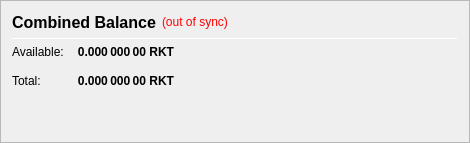
                   <widget class="QFrame" name="frame_CombinedBalances">
                    <property name="minimumSize">
                     <size>
                      <width>470</width>
                      <height>0</height>
                     </size>
                    </property>
                    <property name="frameShape">
                     <enum>QFrame::StyledPanel</enum>
                    </property>
                    <property name="frameShadow">
                     <enum>QFrame::Raised</enum>
                    </property>
                    <layout class="QVBoxLayout" name="verticalLayout_5">
                     <item>
                      <layout class="QHBoxLayout" name="horizontalLayout_5" stretch="0,0,0">
                       <item>
                        <widget class="QLabel" name="label_5z">
                         <property name="minimumSize">
                          <size>
                           <width>0</width>
                           <height>20</height>
                          </size>
                         </property>
                         <property name="font">
                          <font>
                           <pointsize>12</pointsize>
                           <weight>75</weight>
                           <bold>true</bold>
                          </font>
                         </property>
                         <property name="toolTip">
                          <string>Combined Balance (including unconfirmed and immature coins)</string>
                         </property>
                         <property name="text">
                          <string>Combined Balance</string>
                         </property>
                        </widget>
                       </item>
                       <item>
                        <widget class="QLabel" name="labelWalletStatus">
                         <property name="cursor">
                          <cursorShape>WhatsThisCursor</cursorShape>
                         </property>
                         <property name="toolTip">
                          <string>The displayed information may be out of date. Your wallet automatically synchronizes with the ROCKETFUNDCOIN network after a connection is established, but this process has not completed yet.</string>
                         </property>
                         <property name="styleSheet">
                          <string notr="true">QLabel { color: red; }</string>
                         </property>
                         <property name="text">
                          <string notr="true">(out of sync)</string>
                         </property>
                         <property name="alignment">
                          <set>Qt::AlignLeading|Qt::AlignLeft|Qt::AlignVCenter</set>
                         </property>
                        </widget>
                       </item>
                       <item>
                        <spacer name="horizontalSpacer_1">
                         <property name="orientation">
                          <enum>Qt::Horizontal</enum>
                         </property>
                         <property name="sizeHint" stdset="0">
                          <size>
                           <width>40</width>
                           <height>20</height>
                          </size>
                         </property>
                        </spacer>
                       </item>
                      </layout>
                     </item>
                     <item>
                      <widget class="Line" name="line_CombinedBalance">
                       <property name="minimumSize">
                        <size>
                         <width>0</width>
                         <height>1</height>
                        </size>
                       </property>
                       <property name="maximumSize">
                        <size>
                         <width>16777215</width>
                         <height>1</height>
                        </size>
                       </property>
                       <property name="orientation">
                        <enum>Qt::Horizontal</enum>
                       </property>
                      </widget>
                     </item>
                     <item>
                      <layout class="QGridLayout" name="gridLayout_3">
                       <property name="spacing">
                        <number>12</number>
                       </property>
                       <item row="1" column="0">
                        <widget class="QLabel" name="labelBalanceTextz">
                         <property name="text">
                          <string>Available:</string>
                         </property>
                        </widget>
                       </item>
                       <item row="1" column="1">
                        <widget class="QLabel" name="labelBalancez">
                         <property name="font">
                          <font>
                           <weight>75</weight>
                           <bold>true</bold>
                          </font>
                         </property>
                         <property name="cursor">
                          <cursorShape>IBeamCursor</cursorShape>
                         </property>
                         <property name="toolTip">
                          <string>Your current spendable balance</string>
                         </property>
                         <property name="text">
                          <string notr="true">0.000 000 00 RKT</string>
                         </property>
                         <property name="alignment">
                          <set>Qt::AlignRight|Qt::AlignTrailing|Qt::AlignVCenter</set>
                         </property>
                         <property name="textInteractionFlags">
                          <set>Qt::LinksAccessibleByMouse|Qt::TextSelectableByKeyboard|Qt::TextSelectableByMouse</set>
                         </property>
                        </widget>
                       </item>
                       <item row="2" column="0">
                        <widget class="QLabel" name="labelTotalTextz">
                         <property name="text">
                          <string>Total:</string>
                         </property>
                        </widget>
                       </item>
                       <item row="2" column="1">
                        <widget class="QLabel" name="labelTotalz">
                         <property name="font">
                          <font>
                           <weight>75</weight>
                           <bold>true</bold>
                          </font>
                         </property>
                         <property name="cursor">
                          <cursorShape>IBeamCursor</cursorShape>
                         </property>
                         <property name="toolTip">
                          <string>Total Balance, including all unavailable coins.</string>
                         </property>
                         <property name="text">
                          <string notr="true">0.000 000 00 RKT</string>
                         </property>
                         <property name="alignment">
                          <set>Qt::AlignRight|Qt::AlignTrailing|Qt::AlignVCenter</set>
                         </property>
                         <property name="textInteractionFlags">
                          <set>Qt::LinksAccessibleByMouse|Qt::TextSelectableByKeyboard|Qt::TextSelectableByMouse</set>
                         </property>
                        </widget>
                       </item>
                       <item row="2" column="3">
                        <spacer name="horizontalSpacer_2">
                         <property name="orientation">
                          <enum>Qt::Horizontal</enum>
                         </property>
                         <property name="sizeHint" stdset="0">
                          <size>
                           <width>40</width>
                           <height>20</height>
                          </size>
                         </property>
                        </spacer>
                       </item>
                      </layout>
                     </item>
                     <item>
                      <spacer name="verticalSpacer_1">
                       <property name="orientation">
                        <enum>Qt::Vertical</enum>
                       </property>
                       <property name="sizeHint" stdset="0">
                        <size>
                         <width>20</width>
                         <height>40</height>
                        </size>
                       </property>
                      </spacer>
                     </item>
                    </layout>
                   </widget>
